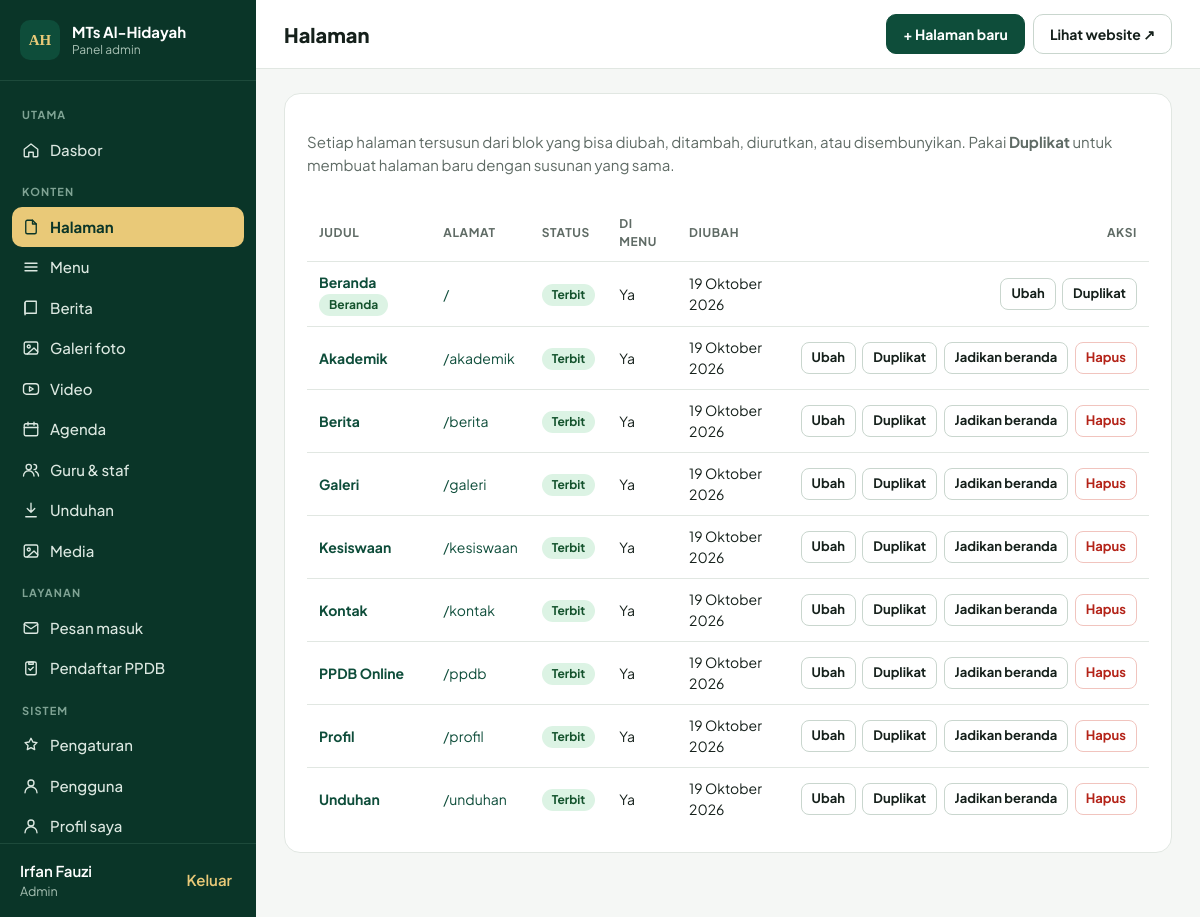
The app's page /admin/pages (signed in) with its own data.
### tables this page shows
CREATE TABLE pages (id INTEGER PRIMARY KEY AUTOINCREMENT, title VARCHAR(255) NOT NULL, slug VARCHAR(191) NOT NULL UNIQUE, blocks TEXT, status VARCHAR(20) NOT NULL DEFAULT 'published', is_home INT NOT NULL DEFAULT 0, meta_description TEXT, created_at VARCHAR(19), updated_at VARCHAR(19));

CREATE TABLE users (id INTEGER PRIMARY KEY AUTOINCREMENT, name VARCHAR(255) NOT NULL, username VARCHAR(100) NOT NULL UNIQUE, password VARCHAR(255) NOT NULL, role VARCHAR(20) NOT NULL DEFAULT 'editor', created_at VARCHAR(19), last_login VARCHAR(19));

### app/admin.php (called while the page is built, shortened)
<?php
function admin_route(string $path, string $method): void
{
    $parts = $path === '' ? [] : explode('/', $path);
    $section = $parts[0] ?? '';
    $action = $parts[1] ?? '';
    $id = isset($parts[2]) ? (int)$parts[2] : 0;
    require_login();
    match ($section) {
        '' => admin_dashboard(),
        'pages' => admin_pages($action, $id, $method),
        'menus' => admin_menus($action, $id, $method),
        'posts' => admin_posts($action, $id, $method),
        'albums' => admin_albums($action, $id, $method),
        'messages' => admin_messages($action, $id, $method),
        'ppdb' => admin_ppdb($action, $id, $method),
        'media' => admin_media($action, $id, $method),
        'settings' => admin_settings($method),
        'users' => admin_users($action, $id, $method),
        'profile' => admin_profile($method),
        default => isset(crud_defs()[$section]) ? admin_crud($section, $action, $id, $method) : admin_404(),
    };
}
function admin_layout(string $title, string $content, string $active = '', array $opts = []): void
{
    view('admin/layout', ['title' => $title, 'content' => $content, 'active' => $active, 'actions' => $opts['actions'] ?? '', 'wide' => $opts['wide'] ?? false]);
}
function admin_pages(string $action, int $id, string $method): void
{
    $list = rows('SELECT p.*, (SELECT COUNT(*) FROM menus m WHERE m.page_id = p.id) AS in_menu FROM pages p ORDER BY p.is_home DESC, p.title');
    admin_layout('Halaman', render_to_string('admin/pages', ['list' => $list]), 'pages', ['actions' => '<a class="btn" href="' . e(url('admin/pages/new')) . '">+ Halaman baru</a>']);
}

### app/db.php (called while the page is built, shortened)
<?php
function db(): PDO
{
    static $pdo = null;
    if ($pdo) return $pdo;
    global $CONFIG;
    if (($CONFIG['db_driver'] ?? 'sqlite') === 'mysql') {
        $dsn = sprintf('mysql:host=%s;port=%d;dbname=%s;charset=utf8mb4',
            $CONFIG['mysql_host'], (int)($CONFIG['mysql_port'] ?? 3306), $CONFIG['mysql_database']);
        $pdo = new PDO($dsn, $CONFIG['mysql_user'], $CONFIG['mysql_password']);
    } else {
        $path = $CONFIG['sqlite_path'] ?? ROOT . '/storage/database.sqlite';
        $pdo = new PDO('sqlite:' . $path);
        $pdo->exec('PRAGMA foreign_keys = ON; PRAGMA journal_mode = WAL;');
    }
    $pdo->setAttribute(PDO::ATTR_ERRMODE, PDO::ERRMODE_EXCEPTION);
    $pdo->setAttribute(PDO::ATTR_DEFAULT_FETCH_MODE, PDO::FETCH_ASSOC);
    return $pdo;
}
function q(string $sql, array $params = []): PDOStatement
{
    $st = db()->prepare($sql);
    $st->execute($params);
    return $st;
}
function row(string $sql, array $params = []): ?array
{
    $r = q($sql, $params)->fetch();
    return $r ?: null;
}
function rows(string $sql, array $params = []): array
{
    return q($sql, $params)->fetchAll();
}
function val(string $sql, array $params = [])
{
    $v = q($sql, $params)->fetchColumn();
    return $v === false ? null : $v;
}

### app/auth.php (called while the page is built, shortened)
<?php
function current_user(): ?array
{
    static $u = false;
    if ($u === false) {
        $u = !empty($_SESSION['uid']) ? row('SELECT id, name, username, role FROM users WHERE id = ?', [$_SESSION['uid']]) : null;
    }
    return $u;
}
function is_admin(): bool
{
    return (current_user()['role'] ?? '') === 'admin';
}
function require_login(): void
{
    if (!current_user()) redirect('admin/login');
}

### app/views/admin/pages.php (the view)
<div class="panel">
<p class="muted">Setiap halaman tersusun dari blok yang bisa diubah, ditambah, diurutkan, atau disembunyikan. Pakai <strong>Duplikat</strong> untuk membuat halaman baru dengan susunan yang sama.</p>
<table class="tbl">
<thead><tr><th>Judul</th><th>Alamat</th><th>Status</th><th>Di menu</th><th>Diubah</th><th class="right">Aksi</th></tr></thead>
<tbody>
<?php foreach ($list as $p): ?>
<tr>
  <td><a href="<?= e(url('admin/pages/edit/' . $p['id'])) ?>"><strong><?= e($p['title']) ?></strong></a><?= $p['is_home'] ? ' <span class="badge st-diterima">Beranda</span>' : '' ?></td>
  <td><a href="<?= e(url($p['is_home'] ? '' : $p['slug'])) ?>" target="_blank" rel="noopener">/<?= e($p['is_home'] ? '' : $p['slug']) ?></a></td>
  <td><span class="badge <?= $p['status'] === 'published' ? 'st-diterima' : 'st-baru' ?>"><?= $p['status'] === 'published' ? 'Terbit' : 'Draf' ?></span></td>
  <td><?= $p['in_menu'] ? 'Ya' : '—' ?></td>
  <td><?= e(tgl($p['updated_at'])) ?></td>
  <td class="right actions">
    <a class="btn sm ghost" href="<?= e(url('admin/pages/edit/' . $p['id'])) ?>">Ubah</a>
    <a class="btn sm ghost" href="<?= e(url('admin/pages/new?dari=' . $p['id'])) ?>">Duplikat</a>
    <?php if (!$p['is_home']): ?>
    <form method="post" action="<?= e(url('admin/pages/home/' . $p['id'])) ?>" data-confirm="Jadikan halaman ini beranda?"><?= csrf_field() ?><button class="btn sm ghost">Jadikan beranda</button></form>
    <form method="post" action="<?= e(url('admin/pages/delete/' . $p['id'])) ?>" data-confirm="Hapus halaman &quot;<?= e($p['title']) ?>&quot;? Tautan menunya juga dihapus."><?= csrf_field() ?><button class="btn sm danger">Hapus</button></form>
    <?php endif ?>
  </td>
</tr>
<?php endforeach ?>
</tbody>
</table>
</div>

### app/views/admin/layout.php (shortened to what this page needs)
<?php
$u = current_user();
$unread = (int)val('SELECT COUNT(*) FROM messages WHERE is_read = 0');
$newPpdb = (int)val("SELECT COUNT(*) FROM ppdb WHERE status = 'baru'");
$nav = [
    'Utama' => [['dashboard', 'Dasbor', 'admin', 'home']],
    'Konten' => [
        ['pages', 'Halaman', 'admin/pages', 'file'], ['menus', 'Menu', 'admin/menus', 'menu'], ['posts', 'Berita', 'admin/posts', 'book'],
        ['albums', 'Galeri foto', 'admin/albums', 'image'], ['videos', 'Video', 'admin/videos', 'youtube'], ['agenda', 'Agenda', 'admin/agenda', 'calendar'],
        ['staff', 'Guru & staf', 'admin/staff', 'users'], ['downloads', 'Unduhan', 'admin/downloads', 'download'], ['media', 'Media', 'admin/media', 'image'],
    ],
    'Layanan' => [['messages', 'Pesan masuk', 'admin/messages', 'mail', $unread], ['ppdb', 'Pendaftar PPDB', 'admin/ppdb', 'clipboard', $newPpdb]],
    'Sistem' => array_merge(is_admin() ? [['settings', 'Pengaturan', 'admin/settings', 'star'], ['users', 'Pengguna', 'admin/users', 'user']] : [], [['profile', 'Profil saya', 'admin/profile', 'user']]),
];
?><!doctype html>
<html lang="id">
<head>
<title><?= e($title) ?> · Admin <?= e(setting('site_name', 'MTs Al-Hidayah')) ?></title>
<link rel="stylesheet" href="<?= e(url('assets/css/admin.css')) ?>?v=1">
</head>
<body class="admin">
<aside class="side" id="side">
  <a class="side-brand" href="<?= e(url('admin')) ?>"><span class="logo-mark">AH</span><span><strong><?= e(setting('site_name', 'MTs Al-Hidayah')) ?></strong><small>Panel admin</small></span></a>
  <nav aria-label="Menu admin">
    <?php foreach ($nav as $group => $items): ?>
      <span class="side-group"><?= e($group) ?></span>
      <?php foreach ($items as $it): ?>
        <a href="<?= e(url($it[2])) ?>" class="<?= $active === $it[0] ? 'on' : '' ?>"<?= $active === $it[0] ? ' aria-current="page"' : '' ?>><?= icon($it[3]) ?><span><?= e($it[1]) ?></span><?php if (!empty($it[4])): ?><em class="count"><?= (int)$it[4] ?></em><?php endif ?></a>
      <?php endforeach ?>
    <?php endforeach ?>
  </nav>
  <div class="side-foot">
    <span><?= e($u['name']) ?><small><?= $u['role'] === 'admin' ? 'Admin' : 'Editor' ?></small></span>
    <form method="post" action="<?= e(url('admin/logout')) ?>"><?= csrf_field() ?><button class="link-btn" type="submit">Keluar</button></form>
  </div>
</aside>
<div class="main">
  <header class="topbar">
    <h1><?= e($title) ?></h1>
    <div class="top-actions"><?= $actions ?><a class="btn ghost" href="<?= e(url('')) ?>" target="_blank" rel="noopener">Lihat website ↗</a></div>
  </header>
  <div class="content<?= $wide ? ' wide' : '' ?>">
    <?= $content ?>
  </div>
</div>
</body>
</html>

### app/helpers.php (shortened to what this page needs)
<?php
function e(?string $s): string
{
    return htmlspecialchars((string)$s, ENT_QUOTES | ENT_SUBSTITUTE, 'UTF-8');
}
function base_path(): string
{
    static $base = null;
    if ($base === null) {
        $dir = str_replace('\\', '/', dirname($_SERVER['SCRIPT_NAME'] ?? '/'));
        $base = rtrim($dir, '/');
    }
    return $base;
}
function url(string $path = ''): string
{
    return base_path() . '/' . ltrim($path, '/');
}
function setting(string $key, string $default = ''): string
{
    static $cache = null;
    if ($cache === null) {
        $cache = [];
        foreach (db()->query('SELECT k, v FROM settings') as $r) $cache[$r['k']] = (string)$r['v'];
    }
    return array_key_exists($key, $cache) && $cache[$key] !== '' ? $cache[$key] : $default;
}
function view(string $name, array $vars = []): void
{
    extract($vars, EXTR_SKIP);
    require APP . '/views/' . $name . '.php';
}
function render_to_string(string $name, array $vars = []): string
{
    view($name, $vars);
    return (string)ob_get_clean();
}
function tgl(?string $date, bool $withDay = false): string
{
    $t = strtotime($date);
    $bulan = ['', 'Januari', 'Februari', 'Maret', 'April', 'Mei', 'Juni', 'Juli', 'Agustus', 'September', 'Oktober', 'November', 'Desember'];
    $hari = ['Minggu', 'Senin', 'Selasa', 'Rabu', 'Kamis', 'Jumat', 'Sabtu'];
    $s = date('j', $t) . ' ' . $bulan[(int)date('n', $t)] . ' ' . date('Y', $t);
    return $withDay ? $hari[(int)date('w', $t)] . ', ' . $s : $s;
}
function icon(string $name, string $class = 'ic'): string
{
    return '<svg class="' . e($class) . '" viewBox="0 0 24 24" aria-hidden="true">' . ($p[$name] ?? $p['arrow']) . '</svg>';
}

### assets/css/admin.css (style rules this page uses)
:root { --green:#0E4D3A;--green-dark:#0A3528;--gold:#E9C978;--ink:#15201B;--ink2:#3D4A44;--muted:#5F6B65;--line:#E1E7E2;--soft:#F3F6F2;--soft2:#E7F0EB;--input:#C9D6CE;--danger:#B42318 }
* { box-sizing:border-box }
body { margin:0;font-family:'Plus Jakarta Sans',system-ui,sans-serif;color:var(--ink);background:#F5F7F5;font-size:15px;line-height:1.5 }
a { color:var(--green) }
h1,h2,h3 { margin:0;line-height:1.25 }
.ic { width:18px;height:18px;fill:none;stroke:currentColor;stroke-width:1.8;stroke-linecap:round;stroke-linejoin:round;flex:none }
.muted { color:var(--muted) }
.btn { display:inline-flex;align-items:center;justify-content:center;gap:8px;min-height:40px;padding:0 16px;border-radius:10px;border:1px solid var(--green);background:var(--green);color:#fff;font:inherit;font-weight:700;font-size:14px;cursor:pointer;text-decoration:none;white-space:nowrap }
.btn.ghost { background:#fff;color:var(--ink);border-color:var(--input) }
.btn.danger { background:#fff;color:var(--danger);border-color:#F1C4BE }
.btn.sm { min-height:32px;padding:0 10px;font-size:13px;border-radius:8px }
.link-btn { background:none;border:0;color:var(--green);font:inherit;font-weight:600;cursor:pointer;padding:4px }
.badge { display:inline-block;padding:2px 10px;border-radius:999px;font-size:12px;font-weight:700;background:var(--soft2);color:var(--green) }
.st-diterima { background:#DCF3E4;color:#14532D }
.logo-mark { width:40px;height:40px;border-radius:10px;background:var(--green);color:var(--gold);display:inline-flex;align-items:center;justify-content:center;font-family:Amiri,Georgia,serif;font-weight:700;flex:none }
.side { position:fixed;inset:0 auto 0 0;width:256px;background:var(--green-dark);color:#CFE0D7;display:flex;flex-direction:column;z-index:30 }
.side-brand { display:flex;gap:12px;align-items:center;padding:20px;color:#fff;text-decoration:none;border-bottom:1px solid #1D4A3B }
.side-brand span:last-child { display:flex;flex-direction:column;line-height:1.25 }
.side-brand small { color:#A9C2B5;font-size:12px }
.side nav { flex:1;overflow-y:auto;padding:12px }
.side-group { display:block;font-size:11px;letter-spacing:.1em;text-transform:uppercase;color:#7FA394;padding:14px 10px 6px;font-weight:700 }
.side nav a { display:flex;align-items:center;gap:10px;padding:9px 10px;border-radius:10px;color:#DCE8E1;text-decoration:none;font-weight:500 }
.side nav a.on { background:var(--gold);color:var(--green-dark);font-weight:700 }
.side-foot { padding:16px 20px;border-top:1px solid #1D4A3B;display:flex;justify-content:space-between;align-items:center;gap:8px }
.side-foot span { display:flex;flex-direction:column;color:#fff;font-weight:600 }
.side-foot small { color:#A9C2B5;font-weight:400 }
.side-foot .link-btn { color:var(--gold) }
.main { margin-left:256px;min-height:100vh }
.topbar { position:sticky;top:0;z-index:20;background:#fff;border-bottom:1px solid var(--line);display:flex;align-items:center;gap:16px;padding:14px 28px }
.topbar h1 { font-size:20px;font-weight:800;flex:1 }
.top-actions { display:flex;flex-wrap:wrap;gap:8px }
.content { padding:24px 28px 64px;max-width:1240px;display:flex;flex-direction:column;gap:20px }
.panel { background:#fff;border:1px solid var(--line);border-radius:16px;padding:22px;display:flex;flex-direction:column;gap:14px;min-width:0 }
.tbl { width:100%;border-collapse:collapse;font-size:14px }
.panel:has(.tbl) { overflow-x:auto }
.tbl th { text-align:left;font-size:12px;text-transform:uppercase;letter-spacing:.05em;color:var(--muted);padding:10px 12px;border-bottom:1px solid var(--line) }
.tbl td { padding:10px 12px;border-bottom:1px solid var(--line);vertical-align:middle }
.tbl tr:last-child td { border-bottom:0 }
.tbl a { text-decoration:none }
.tbl .right { text-align:right }
.actions { white-space:nowrap }
.actions form { display:inline }
.actions>* { margin-left:4px }

### records on screen
pages: it "Pendaftar PPDB", title "PPDB Online", slug "ppdb", status "Terbit", updated_at "19 Oktober 2026"
users: name "Irfan Fauzi"
pages: title "Beranda", is_home "Beranda", status "Terbit", updated_at "19 Oktober 2026"
pages: title "Akademik", slug "akademik", status "Terbit", updated_at "19 Oktober 2026"
pages: title "Berita", slug "berita", status "Terbit", updated_at "19 Oktober 2026"
pages: title "Galeri", slug "galeri", status "Terbit", updated_at "19 Oktober 2026"
pages: title "Kesiswaan", slug "kesiswaan", status "Terbit", updated_at "19 Oktober 2026"
pages: title "Kontak", slug "kontak", status "Terbit", updated_at "19 Oktober 2026"
pages: title "Profil", slug "profil", status "Terbit", updated_at "19 Oktober 2026"
pages: title "Unduhan", slug "unduhan", status "Terbit", updated_at "19 Oktober 2026"

### other values on screen
setting('site_name', 'MTs Al-Hidayah') "MTs Al-Hidayah"
$group "UTAMA"
$it[1] "Dasbor"
$group "KONTEN"
$it[1] "Halaman"
$it[1] "Menu"
$it[1] "Berita"
$it[1] "Galeri foto"
$it[1] "Video"
$it[1] "Agenda"
$it[1] "Guru & staf"
$it[1] "Unduhan"
$it[1] "Media"
$group "LAYANAN"
$it[1] "Pesan masuk"
